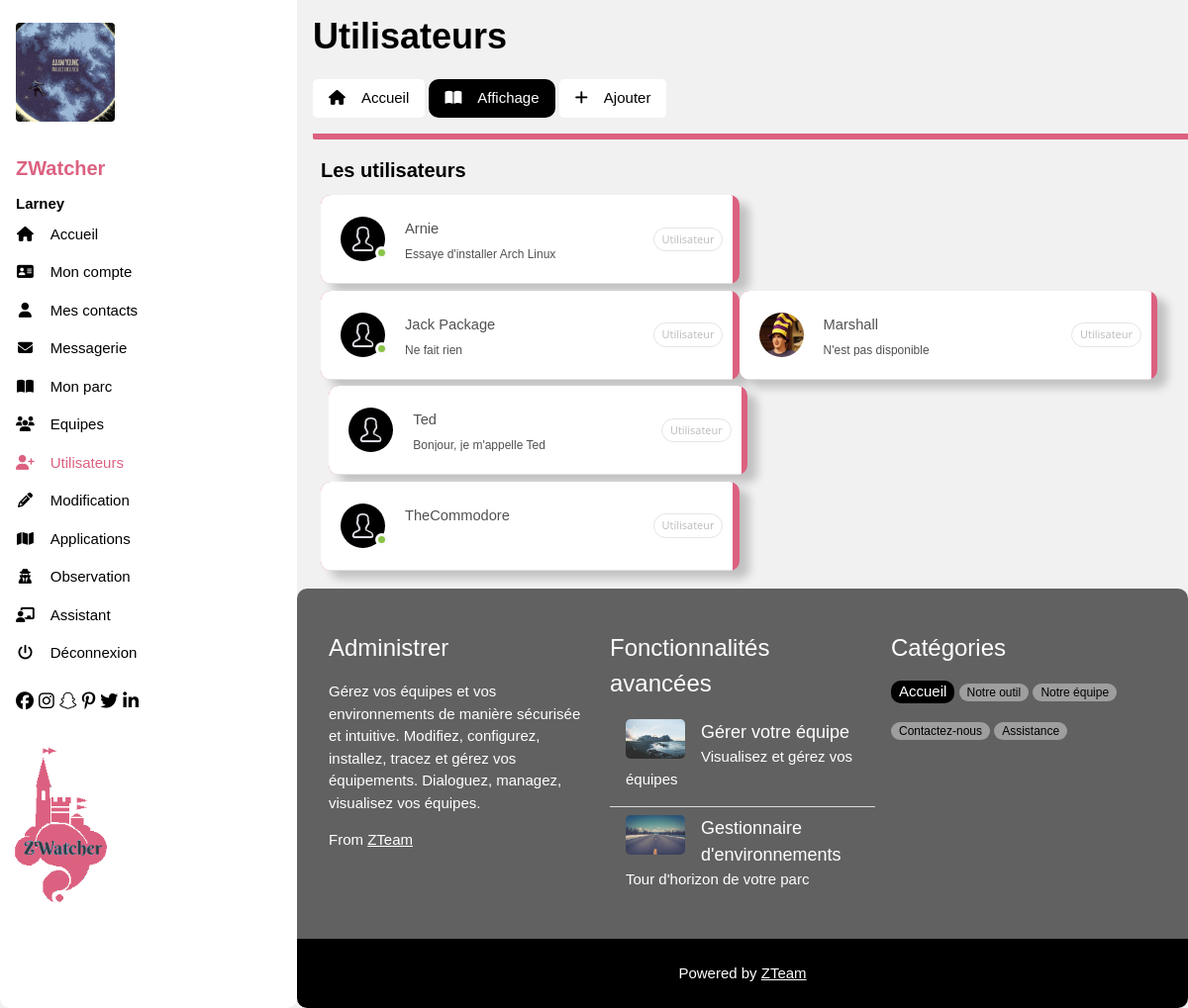
Page /view/profil.php?action=display_utilisateurs (signed in) on the committed database.
### tables this page shows
CREATE TABLE IF NOT EXISTS `user` (
  `id` int(11) NOT NULL AUTO_INCREMENT,
  `username` varchar(40) NOT NULL,
  `password` varchar(128) NOT NULL,
  `code` varchar(128) DEFAULT NULL,
  `exp_date` datetime DEFAULT NULL,
  `mail` varchar(100) NOT NULL,
  `displayer` varchar(60) DEFAULT NULL,
  `status` varchar(20) DEFAULT NULL,
  `image` varchar(200) DEFAULT 'none',
  `graphismes` enum('normal','dark','ocean') NOT NULL DEFAULT 'normal',
  `power` enum('utilisateur','admin') NOT NULL DEFAULT 'utilisateur',
  PRIMARY KEY (`id`)
);

### view/profil_views/display_utilisateurs.php (the view, shortened to what the rows shown need)
<!DOCTYPE HTML>
<html>
    <div id="haut">
    <h1><b>Utilisateurs</b></h1>
    <?php
        if($_SESSION['graph'] == "normal"){
            echo"<link rel='stylesheet' href='../assets/css/contacts.css'>";
        }else if($_SESSION['graph'] == "dark"){
            echo"<link rel='stylesheet' href='../assets/css/contacts_dark.css'>";
        }else if($_SESSION['graph'] == "ocean"){
            echo"<link rel='stylesheet' href='../assets/css/contacts_ocean.css'>";
        }
    ?>
                </div>
                </div>
            </header>
                <div class="w3-container w3-padding-large" style="margin-bottom: -10rm">
                <div id="centre">
                <?php
                while($donnees = $req->fetch()){
                    echo "<section class='discussions'>
                    <div class='discussion message-active'>";
                    $tmp_id = $donnees[1];
                    $req_img = get_image_user($tmp_id);
                    $data_img = $req_img->fetch();
                    $img_url = $data_img[0];
                    if($img_url == "none"){
                        echo "<div class='photo' style='background-image: url(../images/graphismes/avatar.png);'>";
                    }else{
                        echo "<div class='photo' style='background-image: url(../images/uploads/$img_url);'>";
                    }
                    if($donnees[3] == "connecte"){
                        echo "<div class='online'></div></div>";
                    }else if($donnees[3] == "occupe"){
                        echo "<div class='offline'></div></div>";
                    }else{
                        echo "</div>";
                    }
                    echo "<div class='desc-contact'>
                        <p class='name'> $donnees[0] </p>
                        <p class='message'> $donnees[2] </p>
                    </div>
                    <div class='timer'>Utilisateur</div></div></section>";
                }
                ?>
        </div>
    </div>
</html>

### view/profil.php (shortened to what the rows shown need)
<?php
require("../model/select.php");
?>
<!DOCTYPE HTML>
<html>
    <head>
        <?php
            if($_SESSION['graph'] == "normal"){
                echo"<link rel='stylesheet' href='../assets/css/profil_1.css'>
                <link rel='stylesheet' href='../assets/css/profil_2.css'>";
            }else if($_SESSION['graph'] == "dark"){
                echo "<link rel='stylesheet' href='../assets/css/profil_dark.css'>
                <link rel='stylesheet' href='../assets/css/profil_2_dark.css'>";
            }else if($_SESSION['graph'] == "ocean"){
                echo "<link rel='stylesheet' href='../assets/css/profil_ocean.css'>
                <link rel='stylesheet' href='../assets/css/profil_2_ocean.css'>";
            }
        ?>
        <link rel="stylesheet" href="../assets/css/profil_3.css">
        </head>
        <body class="w3-light-grey w3-content" style="max-width:3600px">
        <?php
        if (!isset($_GET['action'])) {
            echo "<nav class='w3-sidebar w3-collapse w3-white2 w3-animate-left' style='z-index:3;width:300px;'' id='mySidebar'><br>";
        }else{
            echo "<nav class='w3-sidebar w3-collapse w3-white2' style='z-index:3;width:300px;'' id='mySidebar'><br>";
        }
        ?>
            <div class="w3-container">
            <?php
                $tmp_id = $_SESSION['id'];
                $req_img = get_image_user($tmp_id);
                $data_img = $req_img->fetch();
                $img_url = $data_img[0];
                if($img_url == "none"){
                    echo "<img src='../images/graphismes/avatar.png' style='width:35%;' class='w3-round'><br><br>";
                }else{
                    echo "<img src='../images/uploads/$img_url' style='width:100px;' class='w3-round'><br><br>";
                }
            ?>
            <?php
            if($_SESSION['graph'] == "normal"){
                echo"<h4><b><a style='text-decoration:none; color:#DC6180' href='../index.php'>ZWatcher</a></b></h4>";
            }else if($_SESSION['graph'] == "dark"){
                echo"<h4><b><a style='text-decoration:none; color:#5d82ff' href='../index.php'>ZWatcher</a></b></h4>";
            }else if($_SESSION['graph'] == "ocean"){
                echo"<h4><b><a style='text-decoration:none; color:#6078ea' href='../index.php'>ZWatcher</a></b></h4>";
            }
            ?>
            <class="w3-text-grey">
            <?php
            if(isset($_SESSION['username'])){
                echo "<b>";
                echo "</b>";
            }else{
            echo "";
            }
            ?>
        </div>
        </nav>
        <div class="w3-main" style="margin-left:300px">
        <header id="portfolio">
            <?php
                if($_SESSION['graph'] == "normal"){
                    echo"<div class='w3-container'>";
                }else if($_SESSION['graph'] == "dark"){
                    echo"<div>";
                }else if($_SESSION['graph'] == "ocean"){
                    echo"<div class='w3-container'>";
                }
            ?>
        <?php
        if (!isset($_GET['action'])) {
			require('../controller/profil_accueil.php');
		} else {
			switch ($_GET['action']) {
                case 'display_utilisateurs' :
                    require('../controller/profil_display_utilisateurs.php');
                break;
			}
		}
        ?>
        </body>
        </html>

### rows in the picture
user: image (picture)
user: status "connecte" (drawn), username "Arnie", displayer "Essaye d'installer Arch Linux"
user: status "connecte" (drawn), username "Jack Package", displayer "Ne fait rien"
user: image (picture), username "Marshall", displayer "N'est pas disponible"
user: username "Ted", displayer "Bonjour, je m'appelle Ted"
user: status "connecte" (drawn), username "TheCommodore"

### other values in the picture
$_SESSION['username'] "Larney"
